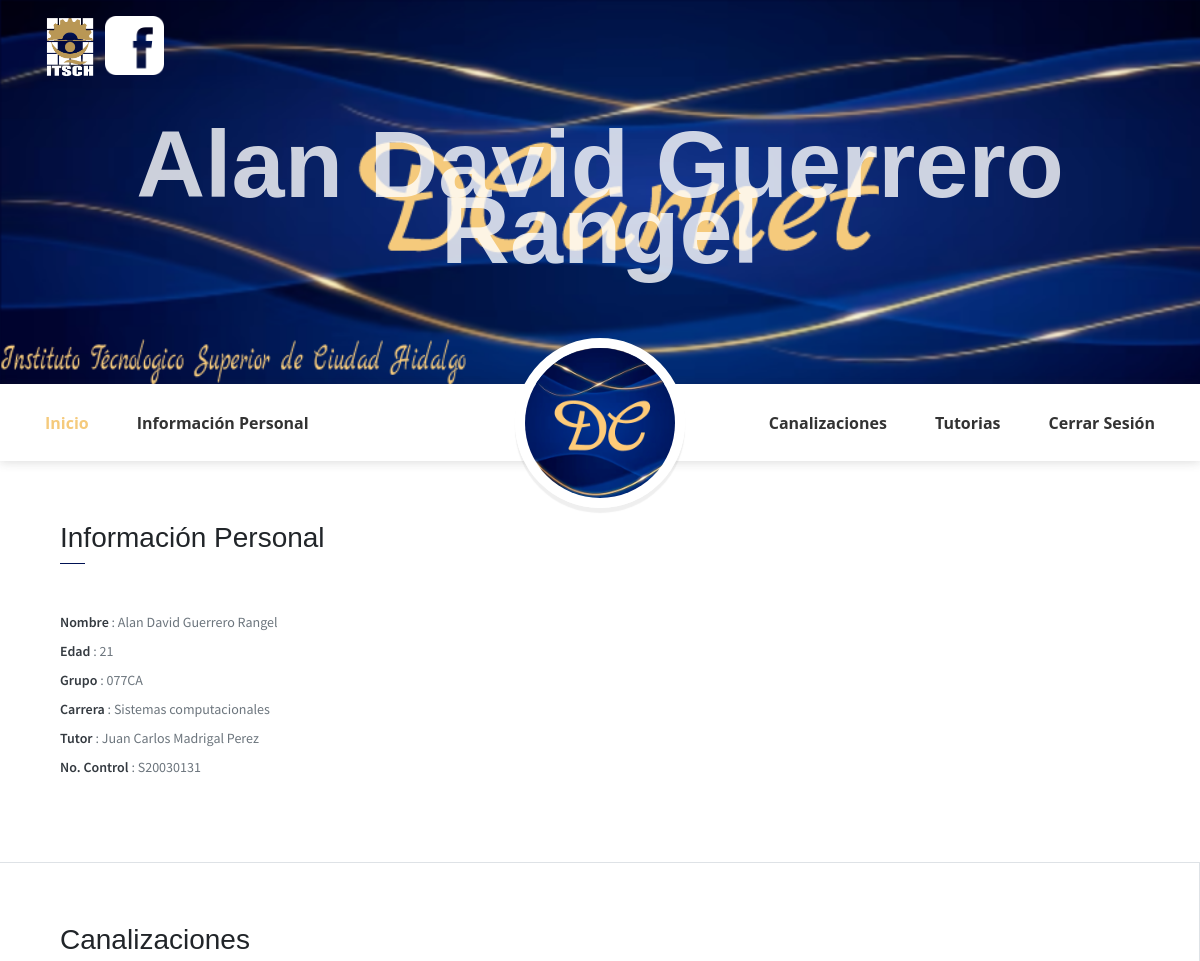
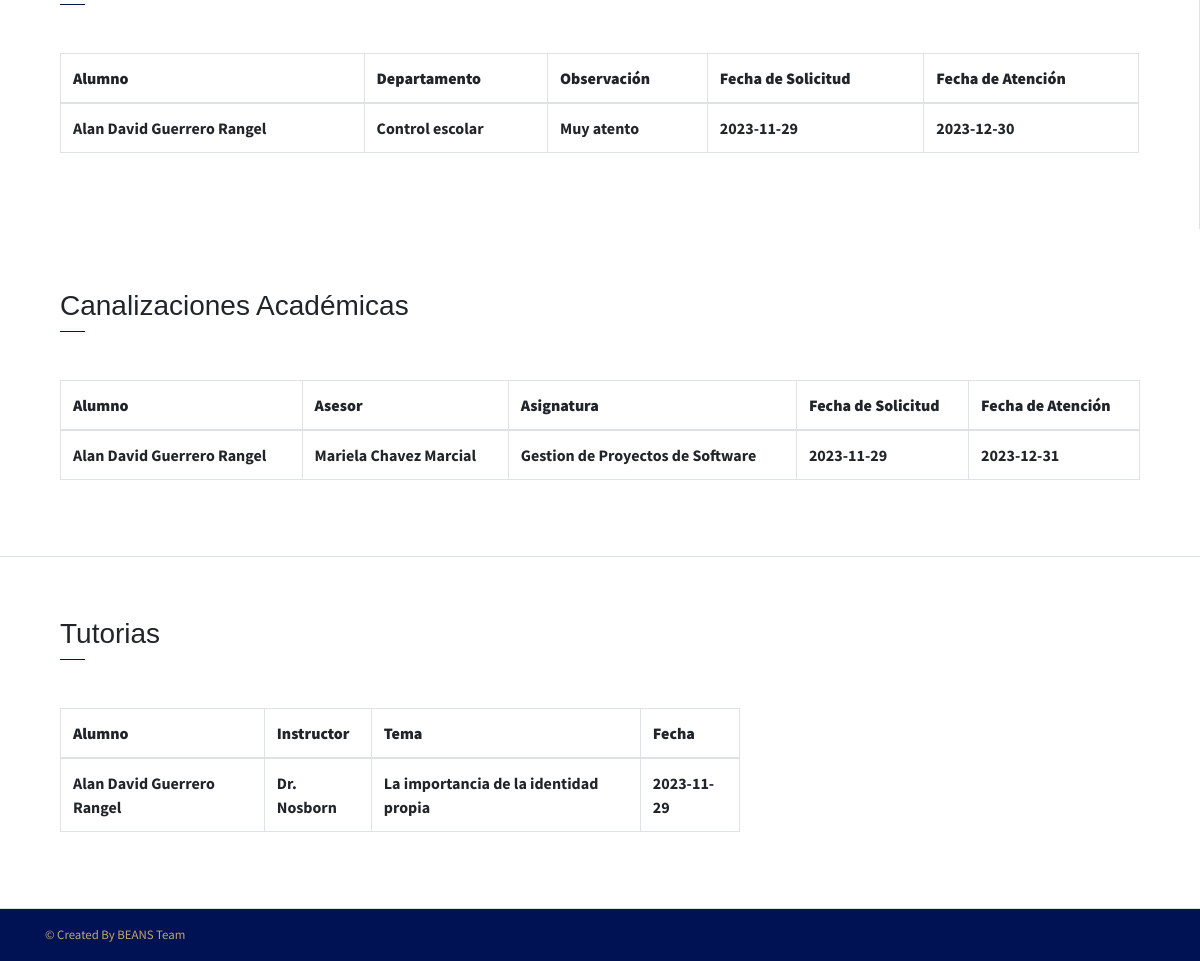
The app's page /usuario.php (signed in) with its own data (2 pictures, top to bottom).
### tables this page shows
CREATE TABLE IF NOT EXISTS `cana` (
  `id` int(20) NOT NULL AUTO_INCREMENT,
  `nomb` varchar(60) NOT NULL,
  `no` varchar(9) NOT NULL,
  `depa` varchar(60) NOT NULL,
  `observacion` varchar(100) NOT NULL,
  `fecha_sol` date NOT NULL,
  `fecha_att` date NOT NULL,
  PRIMARY KEY (`id`)
);

CREATE TABLE IF NOT EXISTS `cana_aca` (
  `id` int(20) NOT NULL AUTO_INCREMENT,
  `nombr` varchar(60) NOT NULL,
  `noc` varchar(9) NOT NULL,
  `asesor` varchar(60) NOT NULL,
  `asignatura` varchar(100) NOT NULL,
  `fecha_s` date NOT NULL,
  `fecha_a` date NOT NULL,
  PRIMARY KEY (`id`)
);

CREATE TABLE IF NOT EXISTS `tutorias` (
  `id` int(20) NOT NULL AUTO_INCREMENT,
  `nombre` varchar(60) NOT NULL,
  `noctrl` varchar(9) NOT NULL,
  `instructor` varchar(60) NOT NULL,
  `tema` varchar(100) NOT NULL,
  `fecha` date NOT NULL,
  PRIMARY KEY (`id`)
);

### assets/php/conexion.php (called while the page is built, shortened)
<?php
function db_query($query) {
    $db_host = 'localhost';
    $db_user = 'root';
    $db_password = '';
    $db_name = 'dcarnet';
    $db_port = '3306';
    $connection =mysqli_connect($db_host, $db_user,$db_password,$db_name,$db_port);
    $result = mysqli_query($connection,$query);
    return $result;
}
function select_id($tbl_name,$field_name,$field_id){
    $sql = "Select * from $tbl_name where $field_name = $field_id";
    $db=db_query($sql);
    return $db;
}
?>

### usuario.php (the view, shortened to what this page needs)
<!DOCTYPE html>
<html lang="en">
<head>
    <link rel="stylesheet" href="assets/vendors/themify-icons/css/themify-icons.css">
	<link rel="stylesheet" href="assets/css/johndoe.css">
    <?php include('assets/php/conexion.php'); ?>
</head>
<body data-spy="scroll" data-target=".navbar" data-offset="40" id="home">
    <header class="header header-mini" style="background-image: url(assets/imgs/fondo10.png); background-repeat: no-repeat; background-size: cover;">
        <div class="container">
            <a href="https://www.cdhidalgo.tecnm.mx/"><img src="assets/imgs/itsch.png" alt="icon-itsch" width="50" style="float: inline-start; margin-right: 10px;"></a>
        <a href="https://www.facebook.com/TecNM.Campus.Ciudad.Hidalgo/"><img src="assets/imgs/face.png" alt="icon-itsch" width="59" style="float: inline-start; margin-right: 10px;"></a>
            <div class="header-content">
                <h1 class="header-title" style="float: left;"><?php echo $_SESSION["usuario"]; ?></h1>
            </div>
        </div>
    </header>
    <nav class="navbar sticky-top navbar-expand-lg navbar-light bg-white" data-spy="affix" data-offset-top="510">
        <div class="container">
            <div class="collapse mt-sm-20 navbar-collapse" id="navbarSupportedContent">
                <ul class="navbar-nav mr-auto">
                    <li class="nav-item">
                        <a href="#home" class="nav-link">Inicio</a>
                    </li>
                    <li class="nav-item">
                        <a href="#about" class="nav-link">Información Personal</a>
                    </li>
                </ul>
                <ul class="navbar-nav brand">
                    <img src="assets/imgs/icono.png" alt="" class="brand-img">
                </ul>
                <ul class="navbar-nav ml-auto">
                    <li class="nav-item">
                        <a href="#portafolio" class="nav-link">Canalizaciones</a>
                    </li>
                    <li class="nav-item">
                        <a href="#blog" class="nav-link">Tutorias</a>
                    </li>
                    <li class="nav-item last-item">
                        <a href="logout2.php" class="nav-link">Cerrar Sesión</a>
                    </li>
                </ul>
            </div>
        </div>
    </nav>
    <div class="container-fluid">
        <div id="about" class="row about-section">
            <div class="col-lg-4 about-card">
                <h3 class="font-weight-light">Información Personal</h3>
                <span class="line mb-5"></span>
                <ul class="mt40 info list-unstyled">
                    <li><span>Nombre</span> : <?php echo $_SESSION["usuario"]; ?></li>
                    <li><span>Edad</span> : <?php echo $_SESSION["edad"]; ?></li>
                    <li><span>Grupo</span> : <?php echo $_SESSION["grupo"]; ?></li>
                    <li><span>Carrera</span> : <?php echo $_SESSION["carrera"]; ?> </li>
                    <li><span>Tutor</span> :  <?php echo $_SESSION["tutor"]; ?></li>
                    <li><span>No. Control</span> :  S<?php echo $_SESSION["id"]; ?></li>
                </ul>
            </div>
        </div>
    </div>
    <div class="container-fluid">
        <div id="portafolio" class="row about-section">
            <div class="col-lg about-card">
            <h3 class="font-weight-light">Canalizaciones</h3>
                <span class="line mb-5"></span>
                <?php
                $result = select_id("cana","no",$_SESSION["id"]);
                ?>
                <div class="table-responsive">
                    <table class="table table-bordered reservation position-relative overlay-top overlay-bottom">
                        <thead>
                        <tr>
                            <th><b>Alumno</b></th>
                            <th><b>Departamento</b></th>
                            <th><b>Observación</b></th>
                            <th><b>Fecha de Solicitud</b></th>
                            <th><b>Fecha de Atención</b></th>
                        </tr>
                        </thead>
                        <?php
                        if (mysqli_num_rows($result) > 0) {
                            while ($row = mysqli_fetch_object($result)) {
                        ?>
                        <tbody>
                        <tr>
                            <td><b><?php echo $row->nomb; ?></b></td>
                            <td><b><?php echo $row->depa; ?></b></td>
                            <td><b><?php echo $row->observacion; ?></b></td>
                            <td><b><?php echo $row->fecha_sol; ?></b></td>
                            <td><b><?php echo $row->fecha_att; ?></b></td>
                        </tr>
                        </tbody>
                        <?php
                        }
                            } else {
                                echo "no hay ningun registro";
                            }
                        ?>
                    </table>
                </div>
            </div>
            <div class="col-lg about-card">
                <h3 class="font-weight-light">Canalizaciones Académicas</h3>
                <span class="line mb-5"></span>
                <?php
                $result = select_id("cana_aca","noc",$_SESSION["id"]);
                ?>
                <div class="table-responsive">
                    <table class="table table-bordered reservation position-relative overlay-top overlay-bottom">
                        <thead>
                        <tr>
                            <th><b>Alumno</b></th>
                            <th><b>Asesor</b></th>
                            <th><b>Asignatura</b></th>
                            <th><b>Fecha de Solicitud</b></th>
                            <th><b>Fecha de Atención</b></th>
                        </tr>
                        </thead >
                        <?php
                        if (mysqli_num_rows($result) > 0) {
                            while ($row = mysqli_fetch_object($result)) {
                        ?>
                        <tbody>
                        <tr>
                            <td><b><?php echo $row->nombr; ?></b></td>
                            <td><b><?php echo $row->asesor; ?></b></td>
                            <td><b><?php echo $row->asignatura; ?></b></td>
                            <td><b><?php echo $row->fecha_s; ?></b></td>
                            <td><b><?php echo $row->fecha_a; ?></b></td>
                        </tr>
                        </tbody>
                        <?php
                        }
                            } else {
                                echo "no hay ningun registro";
                            }
                        ?>
                    </table>
                </div>
            </div>
        </div>
    </div>
    <div class="container-fluid">
        <div id="blog" class="row about-section">
            <div class="col-lg-8 about-card">
            <?php
                $result = select_id("tutorias","noctrl",$_SESSION["id"]);
                ?>
                <h3 class="font-weight-light">Tutorias</h3>
                <span class="line mb-5"></span>
                <div class="table-responsive">
                    <table class="table table-bordered reservation position-relative overlay-top overlay-bottom">
                        <thead>
                        <tr>
                            <th><b>Alumno</b></th>
                            <th><b>Instructor</b></th>
                            <th><b>Tema</b></th>
                            <th><b>Fecha</b></th>
                        </tr>
                        </thead >
                        <?php
                        if (mysqli_num_rows($result) > 0) {
                            while ($row = mysqli_fetch_object($result)) {
                        ?>
                        <tbody>
                        <tr>
                            <td><b><?php echo $row->nombre; ?></b></td>
                            <td><b><?php echo $row->instructor; ?></b></td>
                            <td><b><?php echo $row->tema; ?></b></td>
                            <td><b><?php echo $row->fecha; ?></b></td>
                        </tr>
                        </tbody>
                        <?php
                        }
                            } else {
                                echo "no hay ningun registro";
                            }
                        ?>
                    </table>
                </div>
            </div>
        </div>
    </div>
    <footer class="footer py-3">
        <div class="container">
            <p class="small mb-0 " style="color: #f5ca7c;">
                &copy;  Created By BEANS Team</a>
            </p>
        </div>
    </footer>
</body>
</html>

### records on screen
cana: nomb "Alan David Guerrero Rangel", depa "Control escolar", observacion "Muy atento", fecha_sol "2023-11-29", fecha_att "2023-12-30"
cana_aca: nombr "Alan David Guerrero Rangel", asesor "Mariela Chavez Marcial", asignatura "Gestion de Proyectos de Software", fecha_s "2023-11-29", fecha_a "2023-12-31"
tutorias: nombre "Alan David Guerrero Rangel", instructor "Dr. Nosborn", tema "La importancia de la identidad propia", fecha "2023-11-29"

### other values on screen
$_SESSION["usuario"] "Alan David Guerrero Rangel"
$_SESSION["edad"] "21"
$_SESSION["grupo"] "077CA"
$_SESSION["carrera"] "Sistemas computacionales"
$_SESSION["tutor"] "Juan Carlos Madrigal Perez"
$_SESSION["id"] "20030131"
